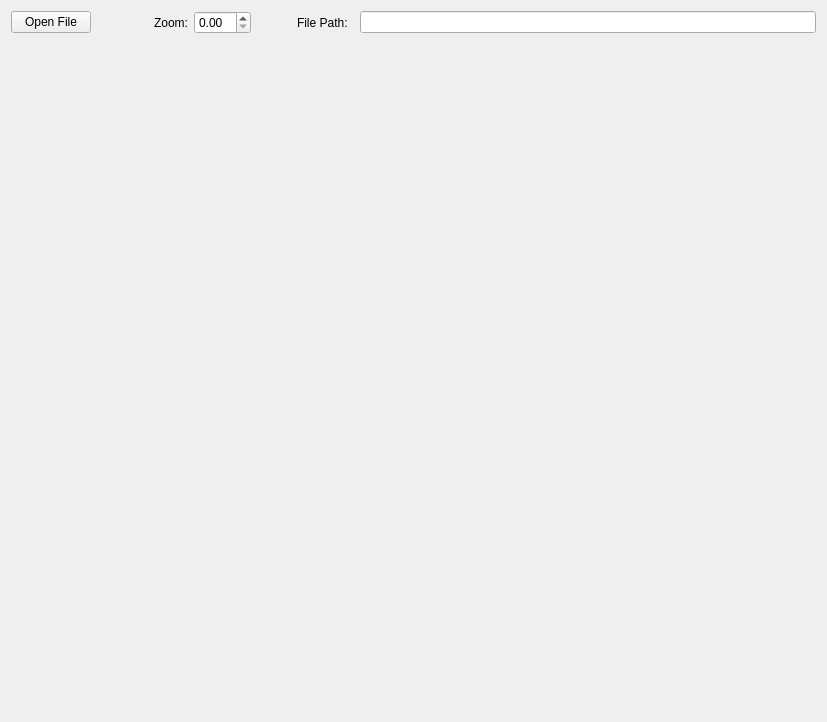
<?xml version="1.0" encoding="UTF-8"?>
<ui version="4.0">
 <class>MainWindow</class>
 <widget class="QMainWindow" name="MainWindow">
  <property name="geometry">
   <rect>
    <x>0</x>
    <y>0</y>
    <width>827</width>
    <height>722</height>
   </rect>
  </property>
  <property name="windowTitle">
   <string>Test Read Dxf File</string>
  </property>
  <widget class="QWidget" name="centralWidget">
   <layout class="QVBoxLayout" name="verticalLayout" stretch="0,10">
    <item>
     <layout class="QHBoxLayout" name="horizontalLayout" stretch="1,1,0,0,0,1,8">
      <property name="spacing">
       <number>6</number>
      </property>
      <item>
       <widget class="QPushButton" name="pushButton_openFile">
        <property name="text">
         <string>Open File</string>
        </property>
       </widget>
      </item>
      <item>
       <spacer name="horizontalSpacer">
        <property name="orientation">
         <enum>Qt::Horizontal</enum>
        </property>
        <property name="sizeHint" stdset="0">
         <size>
          <width>40</width>
          <height>20</height>
         </size>
        </property>
       </spacer>
      </item>
      <item>
       <widget class="QLabel" name="label_2">
        <property name="text">
         <string>Zoom:</string>
        </property>
       </widget>
      </item>
      <item>
       <widget class="QDoubleSpinBox" name="doubleSpinBox_zoom"/>
      </item>
      <item>
       <spacer name="horizontalSpacer_2">
        <property name="orientation">
         <enum>Qt::Horizontal</enum>
        </property>
        <property name="sizeHint" stdset="0">
         <size>
          <width>40</width>
          <height>20</height>
         </size>
        </property>
       </spacer>
      </item>
      <item>
       <widget class="QLabel" name="label">
        <property name="text">
         <string>File Path:</string>
        </property>
       </widget>
      </item>
      <item>
       <widget class="QLineEdit" name="lineEdit_filePath"/>
      </item>
     </layout>
    </item>
    <item>
     <widget class="DrawDxf" name="widget_dxfImage" native="true"/>
    </item>
   </layout>
  </widget>
  <widget class="QMenuBar" name="menuBar">
   <property name="geometry">
    <rect>
     <x>0</x>
     <y>0</y>
     <width>827</width>
     <height>23</height>
    </rect>
   </property>
  </widget>
  <action name="actionNew_File">
   <property name="text">
    <string>New File</string>
   </property>
  </action>
 </widget>
 <layoutdefault spacing="6" margin="11"/>
 <customwidgets>
  <customwidget>
   <class>DrawDxf</class>
   <extends>QWidget</extends>
   <header>drawdxf.h</header>
   <container>1</container>
  </customwidget>
 </customwidgets>
 <resources/>
 <connections/>
</ui>
